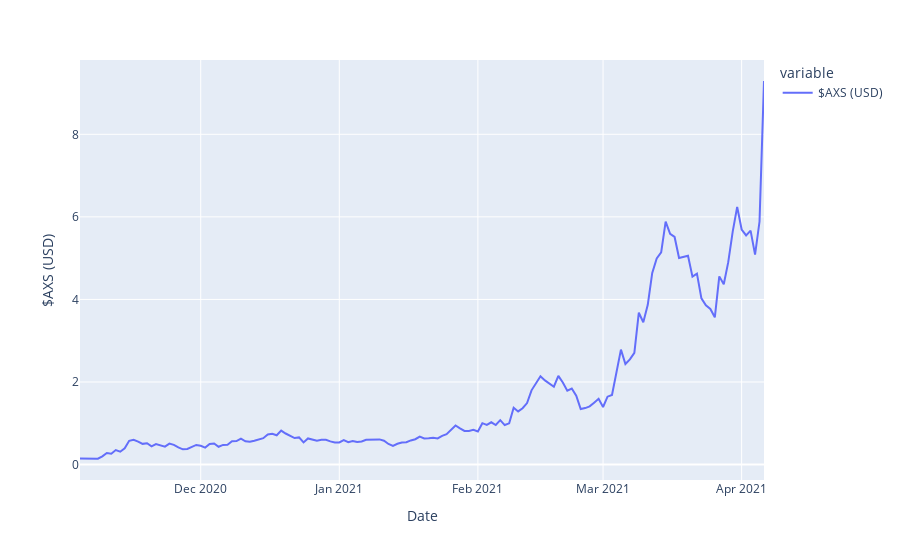

Source (notebook cell):
### Markdown cell above
# Visualisations
****
### $AXS Price

### Code cell
#Visualize AXS price
fig_AXS = px.line(AXS_price_df, labels={"value":"$AXS (USD)"})
fig_AXS.show()

### Figure 1 — Plotly figure (JSON) as saved in the notebook; plotly's stock layout.template omitted (floating-point values rounded to 4 significant figures; data arrays with more than 128 entries replaced by an {"elided": "..."} marker saying what was removed)
{"data": [{"hovertemplate": "variable=$AXS (USD)<br>Date=%{x}<br>$AXS (USD)=%{y}<extra></extra>", "legendgroup": "$AXS (USD)", "line": {"color": "#636efa", "dash": "solid"}, "mode": "lines", "name": "$AXS (USD)", "orientation": "v", "showlegend": true, "type": "scatter", "x": {"elided": "154 str values"}, "xaxis": "x", "y": {"elided": "154 float values"}, "yaxis": "y"}], "layout": {"legend": {"title": {"text": "variable"}, "tracegroupgap": 0}, "margin": {"t": 60}, "xaxis": {"anchor": "y", "domain": [0, 1], "title": {"text": "Date"}}, "yaxis": {"anchor": "x", "domain": [0, 1], "title": {"text": "$AXS (USD)"}}}}
